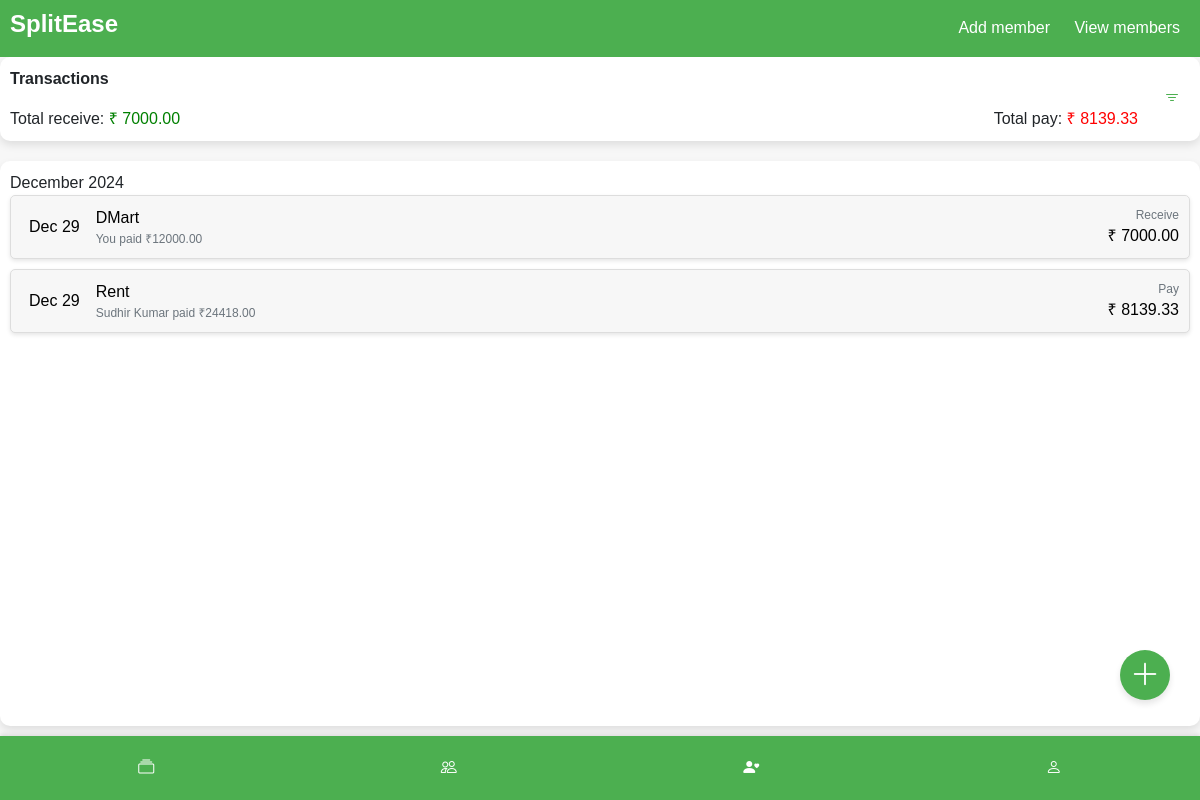
Screenshot of /view-group/1 (signed in) with the database file from the repository.
### models.py (models this page shows)
class ExpenseSplit(Base):
    __tablename__ = "tbl_expense_split_table"
    split_id = Column(Integer, primary_key=True, autoincrement=True)
    expense_id = Column(Integer, ForeignKey("tbl_expenses.expense_id"))
    user_id = Column(Integer, ForeignKey("tbl_user.id"))
    share = Column(DECIMAL(10, 2))
    paid = Column(DECIMAL(10, 2), default=0)
    ratio = Column(Integer)

class Expense(Base):
    __tablename__ = "tbl_expenses"
    expense_id = Column(Integer, primary_key=True, autoincrement=True)
    group_id = Column(Integer, ForeignKey("tbl_group.id"))
    description = Column(String(255))
    amount = Column(DECIMAL(10, 2))
    paid_by = Column(Integer, ForeignKey("tbl_user.id"))
    created_by = Column(Integer, ForeignKey("tbl_user.id"))
    split_type = Column(Enum("equal", "ratio", "exact"), default="equal")
    created_at = Column(DateTime, default=func.now())

### app.py (the view)
@app.get("/view-group/{group_id}")
async def get_view_group(request: Request, group_id: str, current_user=Depends(get_current_user), db: Session = Depends(get_db)):
    user_alias = aliased(User, name="expense_split_user")
    user_expense_splits = db.query(ExpenseSplit).join(Expense).filter(
        Expense.group_id == group_id,
        ExpenseSplit.user_id == int(current_user.get("user_id"))
    ).all()
    if not user_expense_splits:
        return templates.TemplateResponse('view-group.html', context={'request': request, "group_id": group_id, "data_list": {}, "total_paid_by_user": 0})
    result = db.query(
        Expense.expense_id.label("expense_id"),
        Expense.group_id.label("group_id"),
        Expense.description.label("description"),
        Expense.amount.label("amount"),
        Expense.paid_by.label("paid_by"),
        Expense.split_type.label("split_type"),
        Expense.created_by.label("created_by"),
        User.first_name.label("paid_by_first_name"),
        User.last_name.label("paid_by_last_name"),
        ExpenseSplit.share.label("share"),
        Expense.created_at.label("created_at"),
        user_alias.id,
        user_alias.first_name.label("expense_split_first_name"),
        user_alias.last_name.label("expense_split_last_name")
    ).join(
        ExpenseSplit, ExpenseSplit.expense_id == Expense.expense_id
    ).join(
        User, Expense.paid_by == User.id
    ).join(
        user_alias, ExpenseSplit.user_id == user_alias.id
    ).filter(
        Expense.group_id == group_id
    ).order_by(
        desc(Expense.created_at)
    ).all()
    total_paid_by_user = db.query(
        func.sum(Settlement.amount).label("total_paid")
    ).filter(
        and_(
            Settlement.payer_id == int(current_user.get("user_id")),
            Settlement.group_id == int(group_id)
        )
    ).scalar()  # `scalar()` gives the single value
    total_paid_by_user = total_paid_by_user or 0
    grouped_data = defaultdict(list)
    for row in result:
        expense_id = row.expense_id
        group_id = row.group_id
        user_id = row.id
        description = row.description
        amount = row.amount
        paid_by = row.paid_by
        payee_first_name = row.paid_by_first_name.title()
        payee_last_name = row.paid_by_last_name.title() + " " if row.paid_by_last_name else ""
        expense_split_user_full_name = row.expense_split_first_name + " " + row.expense_split_last_name
        split_type = row.split_type
        created_by = row.created_by
        share = row.share
        created_at = row.created_at
        month_key = created_at.strftime("%B %Y")
        create_date = created_at.strftime("%b %d")
        transaction_type = "Receive" if paid_by == current_user.get("user_id") else "Pay"
        amount_paid_by = (
            f"{payee_first_name.title()} {payee_last_name} paid ₹{amount}"
            if paid_by != current_user.get("user_id") else
            f"You paid ₹{amount}"
        )
        expense_exists = False
        for expense in grouped_data[month_key]:
            if expense["expense_id"] == expense_id:
                expense_exists = True
                if paid_by == current_user.get("user_id"):
                    adjusted_share = amount - share
                    expense["share"] = f"₹ {str(adjusted_share)}"
                    expense["users"].append(expense_split_user_full_name)
                else:
                    if user_id == current_user.get('user_id'):
                        expense["share"] = f"₹ {str(share)}"
        if not expense_exists:
            grouped_data[month_key].append({
                "group_id": group_id,
                "expense_id": expense_id,
                "transaction_date": create_date if len(create_date) > 1 else f"0{create_date}",
                "description": description,
                "users": [expense_split_user_full_name],
                "amount_paid_by": amount_paid_by,
                "transaction_type": transaction_type,
                "share": f"₹ {str(share)}",
                "split_type": split_type,
                "created_by": created_by
            })
    return templates.TemplateResponse('view-group.html', context={'request': request, "group_id": group_id, "data_list": grouped_data, "total_paid_by_user": total_paid_by_user})

### templates/view-group.html (shortened to what this page needs)
{% extends 'base.html' %}
{% block header_button %}
<div class="group-btn">
    <a class="new-btn" id="new-btn" href="/add-member/{{ group_id }}">Add member</a>
    <a class="new-btn" id="new-btn" href="/view-members/{{ group_id }}">View members</a>
</div>
{% endblock header_button %}
{% block content %}
<main>
    <section class="title">
        <div class="d-flex flex-column w-100 pe-3">
            <p class="flex-grow-1">
                <span class="w-100">Transactions</span>
            </p>
            <div class="w-100 d-flex justify-content-between">
                <span class="flex-grow-1">Total receive: <span id="total_lene_hai" style="color: green;"></span></span>
                <span class="flex-grow-1 text-end">Total pay: <span id="total_dene_hai" style="color: red;"></span></span>
            </div>
        </div>
        <button class="filter-btn"><i class="bi bi-filter"></i></button>
    </section>
    <section class="group-list">
        {% if data_list %}
        {% for month, transactions in data_list.items() %}
            <span class="month">{{ month }}</span>
            {% for item in transactions %}
            <li>
                <a class="group-list-{{ item.expense_id }} d-flex w-100 text-decoration-none text-black" href="/delete-expense/{{ item.group_id }}/{{ item.expense_id }}" onclick="return confirm('This action will delete the expense.');">
                    <div class="d-flex flex-column align-self-center">
                        <span class="expense-day h-100 mx-2">{{ item.transaction_date }}</span>
                    </div>
                    <div class="flex-grow-1 ps-2 d-flex flex-column">
                        <span class="expense-description">{{ item.description }}</span>
                        <span class="expense-amount-paid-by text-secondary" style="font-size: 12px;">{{ item.amount_paid_by }}</span>
                    </div>
                    <div class="d-flex flex-column align-items-end">
                        <span class="transaction-type text-secondary" style="font-size: 12px;">{{ item.transaction_type }}</span>
                        <span class="expense-share">{{ item.share }}</span>
                    </div>
                </a>
            </li>
            {% endfor %}
        {% endfor %}
        {% else %}
        <p class="w-100 text-center">No transactions available</p>
        {% endif %}
    </section>
    <a href="/add-expense/{{ group_id }}" class="floating-btn">
        <i class="bi bi-plus-lg"></i>
    </a>
</main>
{% endblock content %}

### templates/base.html (shortened to what this page needs)
<!doctype html>
<html lang="en">
<head>
    <link href="https://cdn.jsdelivr.net/npm/bootstrap@5.3.3/dist/css/bootstrap.min.css" rel="stylesheet"
>
    <link rel="stylesheet" href="https://cdn.jsdelivr.net/npm/bootstrap-icons@1.11.3/font/bootstrap-icons.min.css">
    <link rel="stylesheet" href="/static/css/style.css">
</head>
<body>
    {% block header %}
    <header>
        <div class="header-container">
            <h1>SplitEase</h1>
            {% block header_button %}
            {% endblock header_button %}
        </div>
    </header>
    {% endblock header %}
    {% block content %}
    {% endblock content %}
    {% block footer %}
    <footer>
        <div class="footer-container">
            <a href="/" class="groups-btn" title="Groups"><i class="bi bi-collection"></i></a>
            <a href="/friends" class="friends-btn" title="Friends"><i class="bi bi-people"></i></a>
            <a href="/friend-requests" class="friend-requests-btn" title="Friend Requests"><i
                    class="bi bi-person-heart"></i>
            </a>
            <a href="/accounts" class="accounts-btn" title="Account"><i class="bi bi-person"></i></a>
        </div>
    </footer>
    {% endblock footer %}
</body>
</html>

### static/css/style.css (style rules this page uses)
* { margin: 0; padding: 0; box-sizing: border-box; }
body, html { height: 100%; display: flex; flex-direction: column; }
body { font-family: Arial, sans-serif; background-color: #f7f7f7; }
header { background-color: #4CAF50; padding: 10px; text-align: center; color: white; }
header .header-container { display: flex; justify-content: space-between; align-items: center; }
h1 { font-size: 24px; font-weight: bold; }
#new-btn { background-color: transparent; color: white; border: none; padding: 10px; border-radius: 5px; cursor: pointer; font-size: 16px; text-decoration: none; }
main { flex: 1; display: flex; flex-direction: column; overflow: auto; }
.title { display: flex; justify-content: space-between; align-items: center; background-color: white; padding: 10px; margin-bottom: 20px; border-radius: 10px; box-shadow: 0 4px 8px rgba(0,0,0,0.1); }
.title p { font-weight: bold; font-size: 16px; display: flex; align-items: baseline; }
.filter-btn { background-color: transparent; color: #4CAF50; border: none; padding: 10px; border-radius: 5px; cursor: pointer; font-size: 16px; }
.group-list { flex: 1; overflow-y: auto; padding: 10px; background-color: #ffffff; border-radius: 10px; box-shadow: 0 4px 8px rgba(0, 0, 0, 0.1); margin-bottom: 10px; }
.group-list li { list-style: none; display: flex; justify-content: space-between; align-items: center; padding: 10px; background-color: #f7f7f7; margin-bottom: 10px; border-radius: 5px; border: 1px solid #ddd; box-shadow: 0 2px 4px rgba(0, 0, 0, 0.1); cursor: pointer; }
footer { background-color: #4CAF50; padding: 10px 0; position: sticky; bottom: 0; width: 100%; box-shadow: 0 -2px 4px rgba(0, 0, 0, 0.1); }
.footer-container { max-width: 100%; display: flex; justify-content: space-around; }
.footer-container a { flex: 1; margin: 0 5px; text-align: center; background-color: transparent; color: white; border: none; padding: 10px; border-radius: 5px; cursor: pointer; font-size: 16px; text-decoration: none; }
.footer-container a:first-child { margin-left: 0; }
.footer-container a:last-child { margin-right: 0; }
.floating-btn { position: fixed; bottom: 100px; right: 30px; width: 50px; height: 50px; background-color: #4CAF50; color: white; border-radius: 50%; display: flex; justify-content: center; align-items: center; box-shadow: 0 4px 6px rgba(0, 0, 0, 0.1); font-size: 30px; text-decoration: none; z-index: 1000; transition: background-color 0.3s; }

### rows the page displays
ExpenseSplit: transaction_date "Dec 29", description "DMart", amount_paid_by "You paid ₹12000.00", transaction_type "Receive", share "₹ 7000.00"
ExpenseSplit: transaction_date "Dec 29", description "Rent", amount_paid_by "Sudhir Kumar paid ₹24418.00", transaction_type "Pay", share "₹ 8139.33"

### other values shown
{{ month }} "December 2024"
